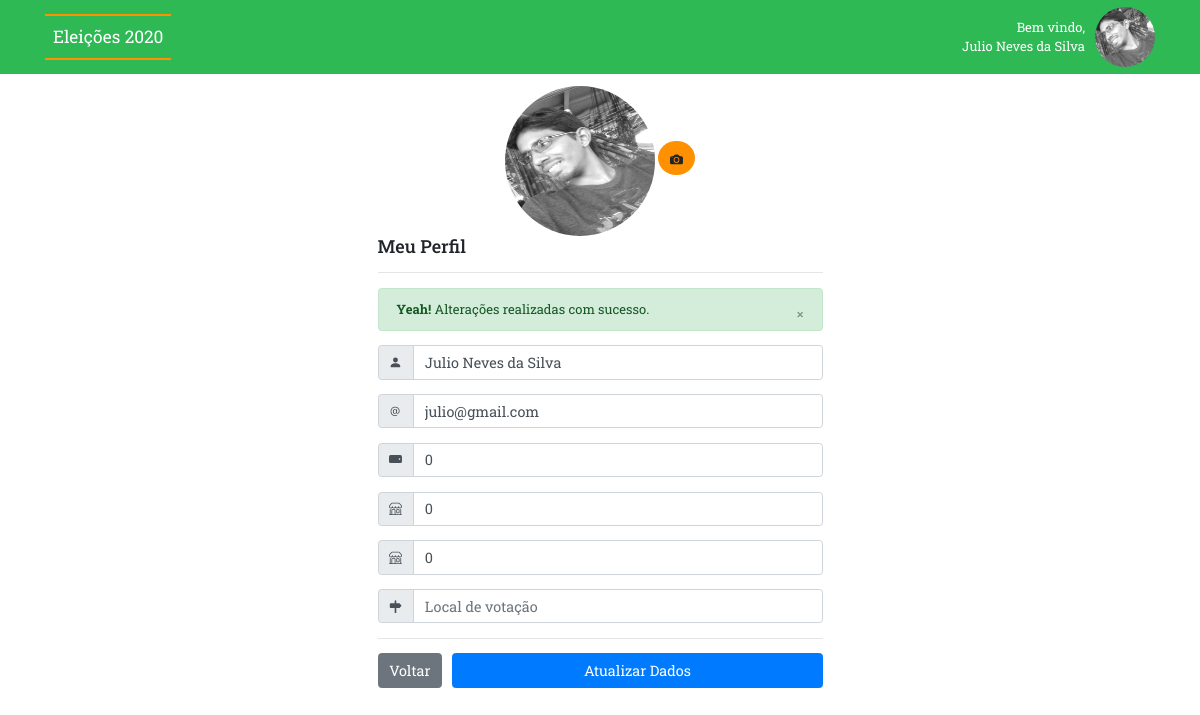
Screenshot of /perfil.php?res=success (signed in) with the database file from the repository.
### tables this page shows
CREATE TABLE `eleitor` (
  `id` int(5) NOT NULL,
  `nome` varchar(80) NOT NULL,
  `cpf` int(15) NOT NULL,
  `sexo` varchar(20) NOT NULL,
  `email` varchar(80) NOT NULL,
  `senha` varchar(8) NOT NULL,
  `numero` varchar(20) NOT NULL,
  `secao` int(5) NOT NULL,
  `zona` int(5) NOT NULL,
  `local` varchar(50) NOT NULL
);

### perfil.php (the view, shortened to what this page needs)
<?php
    $link = mysqli_connect("localhost", "root", "", "eleicao_db");
    $login = $_SESSION['login'];
    $query = 'SELECT * FROM eleitor WHERE cpf = '.$login.' ';
    $result = mysqli_query($link, $query);
	  $dados = mysqli_fetch_assoc($result);
?>
<!doctype html>
<html lang="en">
<head>
  <link rel="stylesheet" href="https://stackpath.bootstrapcdn.com/bootstrap/4.5.2/css/bootstrap.min.css">
  <link rel="stylesheet" href="https://maxcdn.bootstrapcdn.com/font-awesome/4.7.0/css/font-awesome.min.css">
  <link rel="stylesheet" href="css/general.css">
  <link rel="stylesheet" href="css/perfil.css">
</head>
<body>
  <nav class="navbar fixed-top" id="mainNav">
    <div class="container">
      <a href="home.php">
        <div class="container-logo">Eleições 2020</div>
      </a>
      <div class="info">
        <div class="info-text">
          <span>Bem vindo, </span>
          <span><?php echo $dados['nome']; ?></span>
        </div>
        <div class="info-img"></div>
      </div>
    </div>
  </nav>
  <div class="container perfil-content">
    <div class="row">
      <div class="col"></div>
      <div class="col-5">
        <form id="formPerfil" name="formPerfil" method="post" action="php/salvarPerfil.php">
          <div class="text-center">
            <img src="img/perfil.jpg" alt="Imagem de Perfil" width="150" height="150" class="rounded-circle profile-img">
            <a href="#" title="Trocar foto de perfil">
              <label class="btn btn-default btn-file">
              </label>
            </a>
          </div>
          <h5>Meu Perfil</h5>
          <hr>
          <?php if (isset($_GET['res'])) { ?>
            <?php if ($_GET['res'] == 'success') { ?>
              <div class="alert alert-success alert-dismissible fade show" role="alert">
                <strong>Yeah!</strong> Alterações realizadas com sucesso.
                <button type="button" class="close" data-dismiss="alert" aria-label="Close">
                  <span aria-hidden="true">&times;</span>
                </button>
              </div>
          <?php } } ?>
          <div class="form-group">
            <div class="input-group mb-2">
                <div class="input-group-prepend">
                    <div class="input-group-text">
                    <svg width="1em" height="1em" viewBox="0 0 16 16" class="bi bi-person-fill" fill="currentColor" xmlns="http://www.w3.org/2000/svg">
                      <path fill-rule="evenodd" d="M3 14s-1 0-1-1 1-4 6-4 6 3 6 4-1 1-1 1H3zm5-6a3 3 0 1 0 0-6 3 3 0 0 0 0 6z"/>
                    </svg>
                    </div>
                </div>
                <input type="text" class="form-control" id="formGroupInputName" name="nome" value="<?php echo $dados['nome']; ?>" placeholder="Nome Completo">
            </div>
          </div>
          <div class="form-group">
            <div class="input-group mb-2">
                <div class="input-group-prepend">
                    <div class="input-group-text">
                    </div>
                </div>
                <input type="text" class="form-control" id="formGroupInputEmail" name="email" value="<?php echo $dados['email']; ?>" placeholder="Email">
            </div>
          </div>
          <div class="form-group">
            <div class="input-group mb-2">
                <div class="input-group-prepend">
                    <div class="input-group-text">
                    <svg width="1em" height="1em" viewBox="0 0 16 16" class="bi bi-phone-landscape-fill" fill="currentColor" xmlns="http://www.w3.org/2000/svg">
                      <path fill-rule="evenodd" d="M2 12.5a2 2 0 0 1-2-2v-6a2 2 0 0 1 2-2h12a2 2 0 0 1 2 2v6a2 2 0 0 1-2 2H2zm11-6a1 1 0 1 1 0 2 1 1 0 0 1 0-2z"/>
                    </svg>
                    </div>
                </div>
                <input type="text" class="form-control" id="formGroupInputNumero" name="numero" value="<?php echo $dados['numero']; ?>" placeholder="Número único de identificação" title="Número único de identificação">
            </div>
          </div>
          <div class="form-group">
            <div class="input-group mb-2">
                <div class="input-group-prepend">
                    <div class="input-group-text">
                    </div>
                </div>
                <input type="text" class="form-control" id="formGroupInputZona" name="zona" value="<?php echo $dados['zona']; ?>" placeholder="Zona" title="Zona">
            </div>
          </div>
          <div class="form-group">
            <div class="input-group mb-2">
                <div class="input-group-prepend">
                    <div class="input-group-text">
                    </div>
                </div>
                <input type="text" class="form-control" id="formGroupInputSecao" name="secao" value="<?php echo $dados['secao']; ?>" placeholder="Seção" title="Seção">
            </div>
          </div>
          <div class="form-group">
            <div class="input-group mb-2">
                <div class="input-group-prepend">
                    <div class="input-group-text">
                      <svg width="1em" height="1em" viewBox="0 0 16 16" class="bi bi-signpost-fill" fill="currentColor" xmlns="http://www.w3.org/2000/svg">
                        <path d="M7 1.414V4h2V1.414a1 1 0 0 0-2 0zM1 5a1 1 0 0 1 1-1h10.532a1 1 0 0 1 .768.36l1.933 2.32a.5.5 0 0 1 0 .64L13.3 9.64a1 1 0 0 1-.768.36H2a1 1 0 0 1-1-1V5zm6 5h2v6H7v-6z"/>
                      </svg>
                    </div>
                </div>
                <input type="text" class="form-control" id="formGroupInputLocal" name="local" value="<?php echo $dados['local']; ?>" placeholder="Local de votação" title="Local de votação">
            </div>
          </div>
          <hr>
          <div class="form-group" id="form-button-profile">
            <a class="btn btn-secondary" href="home.php" role="button">Voltar</a>
            <button name="saveProfile" class="btn btn-primary">Atualizar Dados</button>
          </div>
        </form>
      </div>
      <div class="col"></div>
    </div>
  </div>
</body>
</html>

### css/general.css (style rules this page uses)
* { font-family: 'Roboto Slab', serif; font-size: 0.9rem; }
.navbar { background-color: #2EB955; color: white; }
.container-logo { border-top:2px solid #FF9000; border-bottom:2px solid #FF9000; font-size: 1.2rem; padding: 8px; }
.info-text { display: flex; flex-direction: column; align-items: flex-end; }
.info { display: flex; flex-direction: row; align-items: center; }
.info-img { width: 60px; height: 60px; border-radius: 50%; margin-left: 10px; background-image: url('../img/perfil.jpg'); background-position: center; background-repeat: no-repeat; background-size: cover; }
a, a:hover { text-decoration: none; color: white; }

### css/perfil.css (style rules this page uses)
.perfil-content { margin-top: 6rem; }
#form-button-profile { display: flex; flex-direction: row; justify-content: space-between; }
#form-button-profile .btn-primary { margin-left: 10px; flex-grow: 2; }
.btn-file { border-radius: 50%; background-color: #FF9000; }

### rows the page displays
eleitor: nome "Julio Neves da Silva", email "julio@gmail.com", numero "0", zona "0", secao "0"
